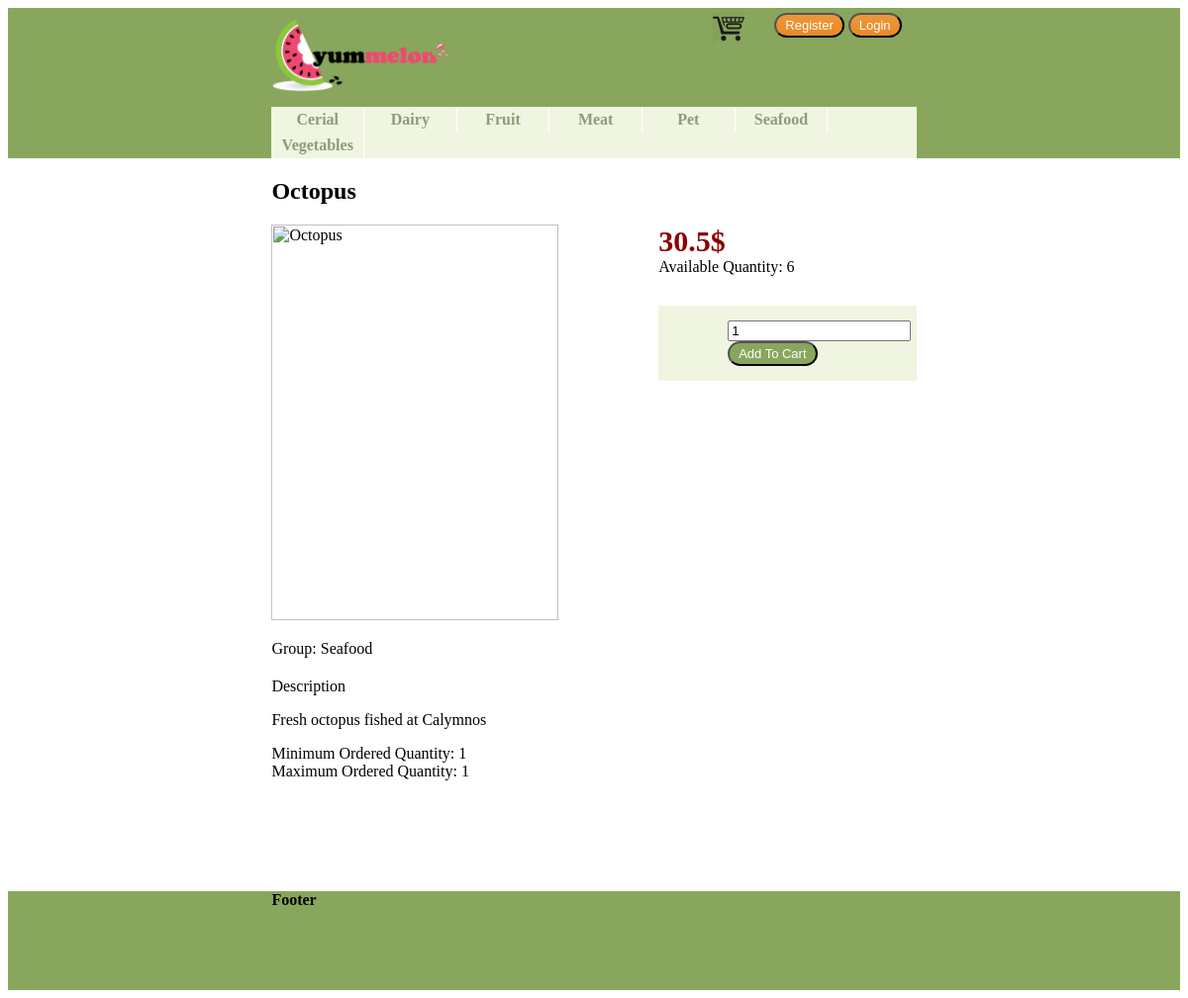
The page /product.php?code=S_002_OCT on the database its author committed.
### tables this page shows
CREATE TABLE IF NOT EXISTS `product_groups` (
  `group_code` char(1) NOT NULL,
  `group_name` varchar(50) NOT NULL,
  PRIMARY KEY (`group_code`)
);

CREATE TABLE IF NOT EXISTS `products` (
  `prod_code` varchar(20) NOT NULL,
  `name` varchar(50) NOT NULL,
  `description` varchar(500) NOT NULL,
  `prod_group` char(1) NOT NULL,
  `list_price` decimal(10,2) NOT NULL,
  `qty_on_hand` int(11) NOT NULL,
  `procur_level` int(11) NOT NULL,
  `procur_qty` int(11) NOT NULL,
  `imageUrl` varchar(100) DEFAULT NULL,
  PRIMARY KEY (`prod_code`),
  KEY `prod_group` (`prod_group`)
);

### Code/init.php (called while the page is built, shortened)
<?php
require_once dirname(__FILE__)."/Template.php";
renderMaster(dirname(__FILE__)."/../Templates/header.php", dirname(__FILE__)."/../Templates/footer.php");

### Code/Database.php (called while the page is built, shortened)
<?php
class MysqlDatabaseConnector
{
	private $_host;
	private $_database;
	private $_user;
	private $_password;
	function __construct($host, $database, $user, $password)
	{
		$this->_host = $host;
		$this->_database = $database;
		$this->_user = $user;
		$this->_password = $password;
	}
	public function createConnection()
	{
		try {
			$con=mysqli_connect($this->_host,$this->_user,$this->_password,$this->_database);
			return $con;
		}
		catch(Exception $e) {
			echo "Failed to connect to MySQL: " . mysqli_connect_error();
			return 0;
		}
	}
}
class MysqlDatabaseEngine implements IDatabaseEngine
{
    private $_connectionString = '';
    private $_connector = null;
    private $_isInitialized = false;
    public function setConnectionString($connectionString='')
    {
        $this->_connectionString = $connectionString;
    }
    public function initialize()
    {
        if(!$this->_isInitialized)
        {
            $data = array();
            $pairs = explode(",", $this->_connectionString);
            foreach($pairs as $pair)
            {
                list($name, $value) = explode("=", $pair, 2);
                $data[$name] = $value;
            }
            $this->_connector = new MysqlDatabaseConnector($data["host"], $data["database"], $data["user"], $data["password"]);
            $this->_isInitialized = true;
        }
    }
    public function ExecuteDataTable($query)
    {
        $con = $this->_connector->createConnection();
        $this->insertParameters($query, $con, func_get_args(), 1);
        $result = mysqli_query($con,$query)or die("Error: ".mysqli_error($con));
        $dt = $this->getDataTableFromResult($result);
        return $dt;
    }
    public function WhileReader($query, $consumer)
    {
        $con = $this->_connector->createConnection();
        $this->insertParameters($query, $con, func_get_args(), 2);
        $i=0;
        try{
            $result = mysqli_query($con,$query)or die("Error: ".mysqli_error($con));
            while($row = mysqli_fetch_array($result)) {
                $i++;
            }
        }catch(Exception $ex)        {
            mysqli_free_result($result);
            mysqli_close($con);
            throw $ex;
        }
        return $i>0;
    }
    private function getDataTableFromResult($result)
    {
        $dt = new DataTable();
        $i=0;
        $dt->columns = array();
        while($col = mysqli_fetch_field($result))
        {
            $dt->columns[$i] = $col;
            $i++;
        }
        $i=0;
        $dt->rows = array();
        while($row = mysqli_fetch_array($result)) {
            $dt->rows[$i] = $row;
            $i++;
        }
        return $dt;
    }
    private function insertParameters(&$query, $connection, $params, $paramOffset)
    {
        if(count($params) <= $paramOffset)
            return;
        $params = array_slice($params,$paramOffset);
        $queryParts = explode("?", " ".$query." ");
        $result = $queryParts[0];
        $j=0;
        $l = count($params);
        for($i=1; $i<count($queryParts); $i++)
        {
            $p = $j>$l-1 ? $params[$l-1] : $params[$j];
            $j++;
            $result = $result.mysqli_real_escape_string($connection, $p).$queryParts[$i];
        }
        $query = $result;
    }
}

### Code/Product.php (called while the page is built, shortened)
<?php
class Product
{
	public function loadFromDb($code){
		$dt = Application::getDB()->ExecuteDataTable("select * from products p inner join product_groups pg on pg.group_code = p.prod_group where p.prod_code='?'", $code);
	}
}

### Templates/GroupListItem.php (the view)
<div class="item">
	<a href="<?= $model['url'] ?>">
		<div class="name"><strong><?= $model['name'] ?></strong></div>
	</a>
</div>

### Templates/List.php
<ul>
	<?php foreach($model["items"] as &$item){ ?>
		<li>
			<?php echo renderTemplate($model["itemTemplate"], $item); ?>
		</li>
	<?php } ?>
</ul>

### Templates/ProductDetails.php (shortened to what this page needs)
<?php
	$queryString = "SELECT min(order_qty) AS min_order, max(order_qty) AS max_order FROM `order_details` WHERE prod_code = '".$model['code']."' GROUP BY prod_code ";
		$product_orders = array();
	Application::getDB()->WhileReader($queryString, function(&$row) use(&$product_orders){
		$product_orders['min'] = $row['min_order']>0 ? $row['min_order'] : 0;
		$product_orders['max'] = $row['max_order']>0 ? $row['max_order'] : 0;
	});
?>
<div class="details" code="<?= $model['code'] ?>">
	<h2><?= $model['name'] ?></h2>
	<div class="productInfo">
		<div>
			<img src="<?= $model['imageUrl'] ?>" width="400" height="400" alt="<?= $model['name'] ?>" />
		</div>
		<div class="group">Group: <?= $model['groupName'] ?></div>
		<div class="description">
			<span>Description</span>
			<p><?= $model['description'] ?></p>
		</div>
		<div class="orderStatistics">
			<div>
				<span> Minimum Ordered Quantity: </span>
				<span> <?= $product_orders['min'] ?> </span>
			</div>
			<div>
				<span> Maximum Ordered Quantity: </span>
				<span> <?= $product_orders['max'] ?> </span>
			</div>
		</div>
	</div>
	<div class="productOrderArea">
		<div class="price"><?= $model['price'] ?>$</div>
		<div class="quantity">Available Quantity: <?= $model['availableQuantity'] ?></div>
		<div class="addToCartArea">
			<input class="orderedQuantity" type="text" name="orderedQty" placeholder="Qty" value="1"/>
			<input class="groceriesBtn add-to-cart-button" type="button" value="Add To Cart" />
		</div>
	</div>
</div>

### styles/style.css (style rules this page uses)
.groceriesBtn { background: #ed973b; background-image: -webkit-linear-gradient(top, #88a75c, #88a75c); background-image: -moz-linear-gradient(top, #88a75c, #88a75c); background-image: -ms-linear-gradient(top, #88a75c, #88a75c); background-image: -o-linear-gradient(top, #88a75c, #88a75c); background-image: linear-gradient(to bottom, #88a75c, #88a75c); -webkit-border-radius: 20; -moz-border-radius: 20; border-radius: 20px; font-family: Arial; color: white; font-size: 13px; padding: 3px 9px 3px 9px; text-decoration: none; }
.header .categoriesMenu ul { float: left; width: 100%; padding: 0; margin: 0; list-style-type: none; background-color: #f0f5e1; }
.header .categoriesMenu li { display: inline; }
.header .categoriesMenu a { float: left; background-color: #f0f5e1; color: #8e9c79; text-align: center; text-decoration: none; width: 13%; padding: 4px; border-right: 1px solid white; }
.details .productInfo { float: left; display: inline-block; width: 55%; }
.details .productInfo .description { margin-top: 20px; }
.details .productInfo .description p { text-align: justify; }
.details .productInfo img { width: 90%; display: block; margin-bottom: 20px; }
.details .productOrderArea { float: right; display: inline-block; width: 40%; }
.details .productOrderArea .price { font-size: 30px; font-weight: bold; color: darkred; }
.details .productOrderArea .addToCartArea { background-color: #f0f5e1; display: block; margin-top: 30px; padding: 15px 70px; }
.details .productOrderArea .addToCartArea .orderedQuantity, { width: 30px; text-align: center; }

### rows shown on the page
product_groups: group_name "Cerial"
product_groups: group_name "Dairy"
product_groups: group_name "Fruit"
product_groups: group_name "Meat"
product_groups: group_name "Pet"
product_groups: group_name "Seafood"
product_groups: group_name "Vegetables"
products: name "Octopus", prod_group.group_name "Seafood", description "Fresh octopus fished at Calymnos", qty_on_hand "6"

### other values the page prints
$product_orders['min'] "1"
$product_orders['max'] "1"
$model['price'] "30.5"
